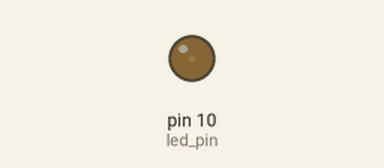
Simulated run of this sketch. Board: Arduino Uno, built with avr-gcc and run on an emulated ATmega328P. On the bench: output pins drawn as LEDs (lit = HIGH).

Above: at 0.05 s.
At 0.5 s:
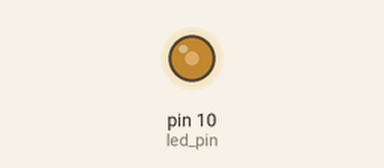
At 0.95 s:
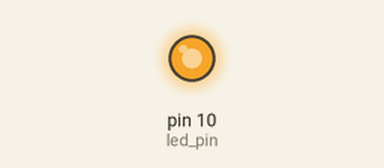
At 1.8 s:
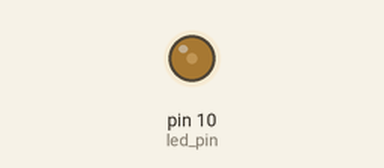
Timing chart, 0 to 4.7 s (numbered marks = the images above):
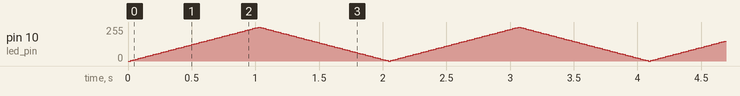

The sketch:

Smooth_LED.ino
```cpp
const int led_pin = 10;

int brightness = 0;
bool inc_flag = true;

void setup() {
  pinMode(led_pin, OUTPUT);
}

void loop() {

  switch(brightness){
    case 0:
      inc_flag = true;
      break;
    case 255:
      inc_flag = false;
      break;
  }

  analogWrite(led_pin, brightness);

  if(inc_flag)
    brightness += 5;
  else
    brightness -= 5;

  delay(20);

}
```
